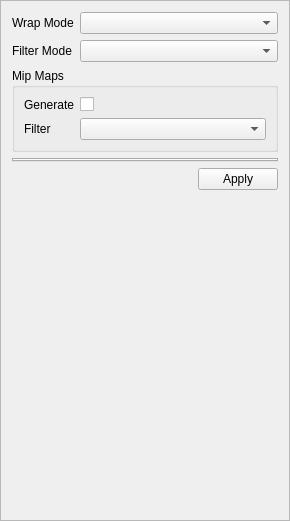
<?xml version="1.0" encoding="UTF-8"?>
<ui version="4.0">
 <class>CTextureFrame</class>
 <widget class="QFrame" name="CTextureFrame">
  <property name="geometry">
   <rect>
    <x>0</x>
    <y>0</y>
    <width>290</width>
    <height>521</height>
   </rect>
  </property>
  <property name="windowTitle">
   <string>Frame</string>
  </property>
  <property name="frameShape">
   <enum>QFrame::StyledPanel</enum>
  </property>
  <property name="frameShadow">
   <enum>QFrame::Raised</enum>
  </property>
  <layout class="QVBoxLayout" name="verticalLayout" stretch="0,0,0,0,1">
   <item>
    <layout class="QFormLayout" name="formLayout">
     <item row="0" column="0">
      <widget class="QLabel" name="label">
       <property name="text">
        <string>Wrap Mode</string>
       </property>
      </widget>
     </item>
     <item row="1" column="0">
      <widget class="QLabel" name="label_2">
       <property name="text">
        <string>Filter Mode</string>
       </property>
      </widget>
     </item>
     <item row="0" column="1">
      <widget class="QComboBox" name="comboBoxWrapMode"/>
     </item>
     <item row="1" column="1">
      <widget class="QComboBox" name="comboBoxFilterMode"/>
     </item>
    </layout>
   </item>
   <item>
    <widget class="QGroupBox" name="groupBox">
     <property name="title">
      <string>Mip Maps</string>
     </property>
     <layout class="QFormLayout" name="formLayout_3">
      <property name="fieldGrowthPolicy">
       <enum>QFormLayout::AllNonFixedFieldsGrow</enum>
      </property>
      <item row="1" column="0">
       <widget class="QLabel" name="label_3">
        <property name="text">
         <string>Filter</string>
        </property>
       </widget>
      </item>
      <item row="1" column="1">
       <widget class="QComboBox" name="comboBoxMipMapFilter"/>
      </item>
      <item row="0" column="1">
       <widget class="QCheckBox" name="checkBoxMipMapGenerate">
        <property name="text">
         <string/>
        </property>
       </widget>
      </item>
      <item row="0" column="0">
       <widget class="QLabel" name="label_4">
        <property name="text">
         <string>Generate</string>
        </property>
       </widget>
      </item>
     </layout>
    </widget>
   </item>
   <item>
    <widget class="QTabWidget" name="tabWidgetPlatform">
     <property name="sizePolicy">
      <sizepolicy hsizetype="Minimum" vsizetype="Minimum">
       <horstretch>0</horstretch>
       <verstretch>0</verstretch>
      </sizepolicy>
     </property>
     <property name="currentIndex">
      <number>-1</number>
     </property>
    </widget>
   </item>
   <item>
    <layout class="QHBoxLayout" name="horizontalLayout">
     <item>
      <spacer name="horizontalSpacer">
       <property name="orientation">
        <enum>Qt::Horizontal</enum>
       </property>
       <property name="sizeHint" stdset="0">
        <size>
         <width>40</width>
         <height>20</height>
        </size>
       </property>
      </spacer>
     </item>
     <item>
      <widget class="QPushButton" name="pushButton">
       <property name="text">
        <string>Apply</string>
       </property>
      </widget>
     </item>
    </layout>
   </item>
   <item>
    <spacer name="verticalSpacer">
     <property name="orientation">
      <enum>Qt::Vertical</enum>
     </property>
     <property name="sizeHint" stdset="0">
      <size>
       <width>20</width>
       <height>40</height>
      </size>
     </property>
    </spacer>
   </item>
  </layout>
 </widget>
 <resources/>
 <connections/>
</ui>
